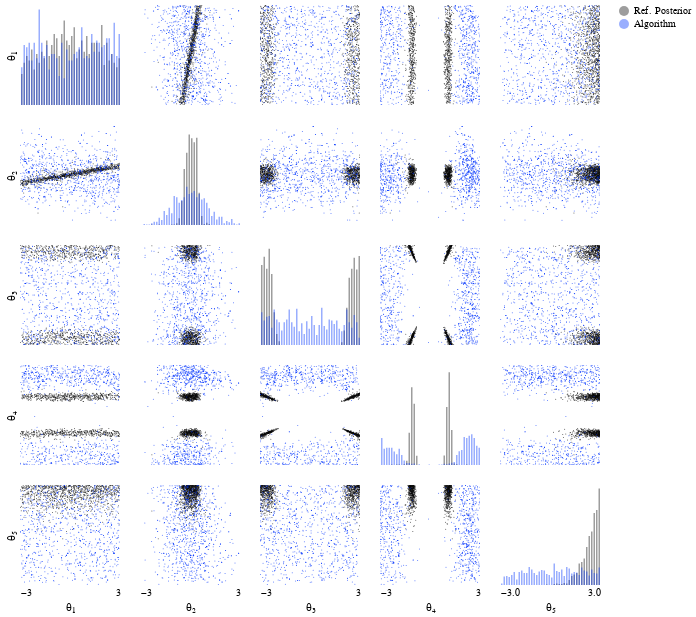

Source (notebook cell):
### Code cell
import torch
from sbibm.visualisation import fig_posterior

fig_posterior(
    task,
    num_observation=1,
    samples_tensor=torch.from_numpy(posterior_samples)
)

### Figure 1 — Vega-Lite specification as saved in the notebook (floating-point values rounded to 4 significant figures; data arrays with more than 128 entries replaced by an {"elided": "..."} marker saying what was removed)
{"config": {"view": {"strokeWidth": 0, "continuousHeight": 100, "discreteHeight": 100, "continuousWidth": 100, "discreteWidth": 100}, "axis": {"labelFontWeight": "normal", "titleFontWeight": "normal", "grid": false}, "header": {"labelFontWeight": "normal", "titleFontWeight": "normal"}, "legend": {"labelFontWeight": "normal", "titleFontWeight": "normal"}, "axisX": {"domain": false, "domainWidth": 0, "ticks": false, "tickWidth": 0, "grid": false}, "axisY": {"domain": false, "domainWidth": 0, "ticks": false, "tickWidth": 0, "grid": false}}, "vconcat": [{"hconcat": [{"mark": {"type": "bar", "clip": true, "opacity": 0.4}, "encoding": {"color": {"field": "sample", "legend": {"columns": 1, "orient": "right", "title": null}, "scale": {"domain": ["Ref. Posterior", "Algorithm"], "range": ["#0a0a0a", "#0035FD"]}, "type": "nominal"}, "x": {"axis": {"domainWidth": 0, "labels": false, "tickWidth": 0, "title": ""}, "bin": {"extent": [-3.0, 3.0], "step": 0.15}, "field": "θ₁", "scale": {"domain": [-3.0, 3.0], "zero": false}, "type": "quantitative"}, "y": {"aggregate": "count", "axis": {"domainWidth": 0, "labels": false, "tickWidth": 0, "title": "θ₁"}, "stack": null, "type": "quantitative"}}}, {"mark": {"type": "circle", "clip": true, "size": 1.0}, "encoding": {"color": {"field": "sample", "legend": {"columns": 1, "orient": "right", "title": null}, "scale": {"domain": ["Ref. Posterior", "Algorithm"], "range": ["#0a0a0a", "#0035FD"]}, "type": "nominal"}, "x": {"axis": {"domainWidth": 0, "labels": false, "tickWidth": 0, "title": ""}, "field": "θ₂", "scale": {"domain": [-3.0, 3.0], "zero": false}, "type": "quantitative"}, "y": {"axis": {"domainWidth": 0, "labels": false, "tickWidth": 0, "title": ""}, "field": "θ₁", "scale": {"domain": [-3.0, 3.0], "zero": false}, "type": "quantitative"}}}, {"mark": {"type": "circle", "clip": true, "size": 1.0}, "encoding": {"color": {"field": "sample", "legend": {"columns": 1, "orient": "right", "title": null}, "scale": {"domain": ["Ref. Posterior", "Algorithm"], "range": ["#0a0a0a", "#0035FD"]}, "type": "nominal"}, "x": {"axis": {"domainWidth": 0, "labels": false, "tickWidth": 0, "title": ""}, "field": "θ₃", "scale": {"domain": [-3.0, 3.0], "zero": false}, "type": "quantitative"}, "y": {"axis": {"domainWidth": 0, "labels": false, "tickWidth": 0, "title": ""}, "field": "θ₁", "scale": {"domain": [-3.0, 3.0], "zero": false}, "type": "quantitative"}}}, {"mark": {"type": "circle", "clip": true, "size": 1.0}, "encoding": {"color": {"field": "sample", "legend": {"columns": 1, "orient": "right", "title": null}, "scale": {"domain": ["Ref. Posterior", "Algorithm"], "range": ["#0a0a0a", "#0035FD"]}, "type": "nominal"}, "x": {"axis": {"domainWidth": 0, "labels": false, "tickWidth": 0, "title": ""}, "field": "θ₄", "scale": {"domain": [-3.0, 3.0], "zero": false}, "type": "quantitative"}, "y": {"axis": {"domainWidth": 0, "labels": false, "tickWidth": 0, "title": ""}, "field": "θ₁", "scale": {"domain": [-3.0, 3.0], "zero": false}, "type": "quantitative"}}}, {"mark": {"type": "circle", "clip": true, "size": 1.0}, "encoding": {"color": {"field": "sample", "legend": {"columns": 1, "orient": "right", "title": null}, "scale": {"domain": ["Ref. Posterior", "Algorithm"], "range": ["#0a0a0a", "#0035FD"]}, "type": "nominal"}, "x": {"axis": {"domainWidth": 0, "labels": false, "tickWidth": 0, "title": ""}, "field": "θ₅", "scale": {"domain": [-3.0, 3.0], "zero": false}, "type": "quantitative"}, "y": {"axis": {"domainWidth": 0, "labels": false, "tickWidth": 0, "title": ""}, "field": "θ₁", "scale": {"domain": [-3.0, 3.0], "zero": false}, "type": "quantitative"}}}]}, {"hconcat": [{"mark": {"type": "circle", "clip": true, "size": 1.0}, "encoding": {"color": {"field": "sample", "legend": {"columns": 1, "orient": "right", "title": null}, "scale": {"domain": ["Ref. Posterior", "Algorithm"], "range": ["#0a0a0a", "#0035FD"]}, "type": "nominal"}, "x": {"axis": {"domainWidth": 0, "labels": false, "tickWidth": 0, "title": ""}, "field": "θ₁", "scale": {"domain": [-3.0, 3.0], "zero": false}, "type": "quantitative"}, "y": {"axis": {"domainWidth": 0, "labels": false, "tickWidth": 0, "title": "θ₂", "values": [-3.0, 3.0]}, "field": "θ₂", "scale": {"domain": [-3.0, 3.0], "zero": false}, "type": "quantitative"}}}, {"mark": {"type": "bar", "clip": true, "opacity": 0.4}, "encoding": {"color": {"field": "sample", "legend": {"columns": 1, "orient": "right", "title": null}, "scale": {"domain": ["Ref. Posterior", "Algorithm"], "range": ["#0a0a0a", "#0035FD"]}, "type": "nominal"}, "x": {"axis": {"domainWidth": 0, "labels": false, "tickWidth": 0, "title": ""}, "bin": {"extent": [-3.0, 3.0], "step": 0.15}, "field": "θ₂", "scale": {"domain": [-3.0, 3.0], "zero": false}, "type": "quantitative"}, "y": {"aggregate": "count", "axis": {"domainWidth": 0, "labels": false, "tickWidth": 0, "title": ""}, "stack": null, "type": "quantitative"}}}, {"mark": {"type": "circle", "clip": true, "size": 1.0}, "encoding": {"color": {"field": "sample", "legend": {"columns": 1, "orient": "right", "title": null}, "scale": {"domain": ["Ref. Posterior", "Algorithm"], "range": ["#0a0a0a", "#0035FD"]}, "type": "nominal"}, "x": {"axis": {"domainWidth": 0, "labels": false, "tickWidth": 0, "title": ""}, "field": "θ₃", "scale": {"domain": [-3.0, 3.0], "zero": false}, "type": "quantitative"}, "y": {"axis": {"domainWidth": 0, "labels": false, "tickWidth": 0, "title": ""}, "field": "θ₂", "scale": {"domain": [-3.0, 3.0], "zero": false}, "type": "quantitative"}}}, {"mark": {"type": "circle", "clip": true, "size": 1.0}, "encoding": {"color": {"field": "sample", "legend": {"columns": 1, "orient": "right", "title": null}, "scale": {"domain": ["Ref. Posterior", "Algorithm"], "range": ["#0a0a0a", "#0035FD"]}, "type": "nominal"}, "x": {"axis": {"domainWidth": 0, "labels": false, "tickWidth": 0, "title": ""}, "field": "θ₄", "scale": {"domain": [-3.0, 3.0], "zero": false}, "type": "quantitative"}, "y": {"axis": {"domainWidth": 0, "labels": false, "tickWidth": 0, "title": ""}, "field": "θ₂", "scale": {"domain": [-3.0, 3.0], "zero": false}, "type": "quantitative"}}}, {"mark": {"type": "circle", "clip": true, "size": 1.0}, "encoding": {"color": {"field": "sample", "legend": {"columns": 1, "orient": "right", "title": null}, "scale": {"domain": ["Ref. Posterior", "Algorithm"], "range": ["#0a0a0a", "#0035FD"]}, "type": "nominal"}, "x": {"axis": {"domainWidth": 0, "labels": false, "tickWidth": 0, "title": ""}, "field": "θ₅", "scale": {"domain": [-3.0, 3.0], "zero": false}, "type": "quantitative"}, "y": {"axis": {"domainWidth": 0, "labels": false, "tickWidth": 0, "title": ""}, "field": "θ₂", "scale": {"domain": [-3.0, 3.0], "zero": false}, "type": "quantitative"}}}]}, {"hconcat": [{"mark": {"type": "circle", "clip": true, "size": 1.0}, "encoding": {"color": {"field": "sample", "legend": {"columns": 1, "orient": "right", "title": null}, "scale": {"domain": ["Ref. Posterior", "Algorithm"], "range": ["#0a0a0a", "#0035FD"]}, "type": "nominal"}, "x": {"axis": {"domainWidth": 0, "labels": false, "tickWidth": 0, "title": ""}, "field": "θ₁", "scale": {"domain": [-3.0, 3.0], "zero": false}, "type": "quantitative"}, "y": {"axis": {"domainWidth": 0, "labels": false, "tickWidth": 0, "title": "θ₃", "values": [-3.0, 3.0]}, "field": "θ₃", "scale": {"domain": [-3.0, 3.0], "zero": false}, "type": "quantitative"}}}, {"mark": {"type": "circle", "clip": true, "size": 1.0}, "encoding": {"color": {"field": "sample", "legend": {"columns": 1, "orient": "right", "title": null}, "scale": {"domain": ["Ref. Posterior", "Algorithm"], "range": ["#0a0a0a", "#0035FD"]}, "type": "nominal"}, "x": {"axis": {"domainWidth": 0, "labels": false, "tickWidth": 0, "title": ""}, "field": "θ₂", "scale": {"domain": [-3.0, 3.0], "zero": false}, "type": "quantitative"}, "y": {"axis": {"domainWidth": 0, "labels": false, "tickWidth": 0, "title": ""}, "field": "θ₃", "scale": {"domain": [-3.0, 3.0], "zero": false}, "type": "quantitative"}}}, {"mark": {"type": "bar", "clip": true, "opacity": 0.4}, "encoding": {"color": {"field": "sample", "legend": {"columns": 1, "orient": "right", "title": null}, "scale": {"domain": ["Ref. Posterior", "Algorithm"], "range": ["#0a0a0a", "#0035FD"]}, "type": "nominal"}, "x": {"axis": {"domainWidth": 0, "labels": false, "tickWidth": 0, "title": ""}, "bin": {"extent": [-3.0, 3.0], "step": 0.15}, "field": "θ₃", "scale": {"domain": [-3.0, 3.0], "zero": false}, "type": "quantitative"}, "y": {"aggregate": "count", "axis": {"domainWidth": 0, "labels": false, "tickWidth": 0, "title": ""}, "stack": null, "type": "quantitative"}}}, {"mark": {"type": "circle", "clip": true, "size": 1.0}, "encoding": {"color": {"field": "sample", "legend": {"columns": 1, "orient": "right", "title": null}, "scale": {"domain": ["Ref. Posterior", "Algorithm"], "range": ["#0a0a0a", "#0035FD"]}, "type": "nominal"}, "x": {"axis": {"domainWidth": 0, "labels": false, "tickWidth": 0, "title": ""}, "field": "θ₄", "scale": {"domain": [-3.0, 3.0], "zero": false}, "type": "quantitative"}, "y": {"axis": {"domainWidth": 0, "labels": false, "tickWidth": 0, "title": ""}, "field": "θ₃", "scale": {"domain": [-3.0, 3.0], "zero": false}, "type": "quantitative"}}}, {"mark": {"type": "circle", "clip": true, "size": 1.0}, "encoding": {"color": {"field": "sample", "legend": {"columns": 1, "orient": "right", "title": null}, "scale": {"domain": ["Ref. Posterior", "Algorithm"], "range": ["#0a0a0a", "#0035FD"]}, "type": "nominal"}, "x": {"axis": {"domainWidth": 0, "labels": false, "tickWidth": 0, "title": ""}, "field": "θ₅", "scale": {"domain": [-3.0, 3.0], "zero": false}, "type": "quantitative"}, "y": {"axis": {"domainWidth": 0, "labels": false, "tickWidth": 0, "title": ""}, "field": "θ₃", "scale": {"domain": [-3.0, 3.0], "zero": false}, "type": "quantitative"}}}]}, {"hconcat": [{"mark": {"type": "circle", "clip": true, "size": 1.0}, "encoding": {"color": {"field": "sample", "legend": {"columns": 1, "orient": "right", "title": null}, "scale": {"domain": ["Ref. Posterior", "Algorithm"], "range": ["#0a0a0a", "#0035FD"]}, "type": "nominal"}, "x": {"axis": {"domainWidth": 0, "labels": false, "tickWidth": 0, "title": ""}, "field": "θ₁", "scale": {"domain": [-3.0, 3.0], "zero": false}, "type": "quantitative"}, "y": {"axis": {"domainWidth": 0, "labels": false, "tickWidth": 0, "title": "θ₄", "values": [-3.0, 3.0]}, "field": "θ₄", "scale": {"domain": [-3.0, 3.0], "zero": false}, "type": "quantitative"}}}, {"mark": {"type": "circle", "clip": true, "size": 1.0}, "encoding": {"color": {"field": "sample", "legend": {"columns": 1, "orient": "right", "title": null}, "scale": {"domain": ["Ref. Posterior", "Algorithm"], "range": ["#0a0a0a", "#0035FD"]}, "type": "nominal"}, "x": {"axis": {"domainWidth": 0, "labels": false, "tickWidth": 0, "title": ""}, "field": "θ₂", "scale": {"domain": [-3.0, 3.0], "zero": false}, "type": "quantitative"}, "y": {"axis": {"domainWidth": 0, "labels": false, "tickWidth": 0, "title": ""}, "field": "θ₄", "scale": {"domain": [-3.0, 3.0], "zero": false}, "type": "quantitative"}}}, {"mark": {"type": "circle", "clip": true, "size": 1.0}, "encoding": {"color": {"field": "sample", "legend": {"columns": 1, "orient": "right", "title": null}, "scale": {"domain": ["Ref. Posterior", "Algorithm"], "range": ["#0a0a0a", "#0035FD"]}, "type": "nominal"}, "x": {"axis": {"domainWidth": 0, "labels": false, "tickWidth": 0, "title": ""}, "field": "θ₃", "scale": {"domain": [-3.0, 3.0], "zero": false}, "type": "quantitative"}, "y": {"axis": {"domainWidth": 0, "labels": false, "tickWidth": 0, "title": ""}, "field": "θ₄", "scale": {"domain": [-3.0, 3.0], "zero": false}, "type": "quantitative"}}}, {"mark": {"type": "bar", "clip": true, "opacity": 0.4}, "encoding": {"color": {"field": "sample", "legend": {"columns": 1, "orient": "right", "title": null}, "scale": {"domain": ["Ref. Posterior", "Algorithm"], "range": ["#0a0a0a", "#0035FD"]}, "type": "nominal"}, "x": {"axis": {"domainWidth": 0, "labels": false, "tickWidth": 0, "title": ""}, "bin": {"extent": [-3.0, 3.0], "step": 0.15}, "field": "θ₄", "scale": {"domain": [-3.0, 3.0], "zero": false}, "type": "quantitative"}, "y": {"aggregate": "count", "axis": {"domainWidth": 0, "labels": false, "tickWidth": 0, "title": ""}, "stack": null, "type": "quantitative"}}}, {"mark": {"type": "circle", "clip": true, "size": 1.0}, "encoding": {"color": {"field": "sample", "legend": {"columns": 1, "orient": "right", "title": null}, "scale": {"domain": ["Ref. Posterior", "Algorithm"], "range": ["#0a0a0a", "#0035FD"]}, "type": "nominal"}, "x": {"axis": {"domainWidth": 0, "labels": false, "tickWidth": 0, "title": ""}, "field": "θ₅", "scale": {"domain": [-3.0, 3.0], "zero": false}, "type": "quantitative"}, "y": {"axis": {"domainWidth": 0, "labels": false, "tickWidth": 0, "title": ""}, "field": "θ₄", "scale": {"domain": [-3.0, 3.0], "zero": false}, "type": "quantitative"}}}]}, {"hconcat": [{"mark": {"type": "circle", "clip": true, "size": 1.0}, "encoding": {"color": {"field": "sample", "legend": {"columns": 1, "orient": "right", "title": null}, "scale": {"domain": ["Ref. Posterior", "Algorithm"], "range": ["#0a0a0a", "#0035FD"]}, "type": "nominal"}, "x": {"axis": {"values": [-3.0, 3.0]}, "field": "θ₁", "scale": {"domain": [-3.0, 3.0], "zero": false}, "type": "quantitative"}, "y": {"axis": {"domainWidth": 0, "labels": false, "tickWidth": 0, "title": "θ₅", "values": [-3.0, 3.0]}, "field": "θ₅", "scale": {"domain": [-3.0, 3.0], "zero": false}, "type": "quantitative"}}}, {"mark": {"type": "circle", "clip": true, "size": 1.0}, "encoding": {"color": {"field": "sample", "legend": {"columns": 1, "orient": "right", "title": null}, "scale": {"domain": ["Ref. Posterior", "Algorithm"], "range": ["#0a0a0a", "#0035FD"]}, "type": "nominal"}, "x": {"axis": {"values": [-3.0, 3.0]}, "field": "θ₂", "scale": {"domain": [-3.0, 3.0], "zero": false}, "type": "quantitative"}, "y": {"axis": {"domainWidth": 0, "labels": false, "tickWidth": 0, "title": ""}, "field": "θ₅", "scale": {"domain": [-3.0, 3.0], "zero": false}, "type": "quantitative"}}}, {"mark": {"type": "circle", "clip": true, "size": 1.0}, "encoding": {"color": {"field": "sample", "legend": {"columns": 1, "orient": "right", "title": null}, "scale": {"domain": ["Ref. Posterior", "Algorithm"], "range": ["#0a0a0a", "#0035FD"]}, "type": "nominal"}, "x": {"axis": {"values": [-3.0, 3.0]}, "field": "θ₃", "scale": {"domain": [-3.0, 3.0], "zero": false}, "type": "quantitative"}, "y": {"axis": {"domainWidth": 0, "labels": false, "tickWidth": 0, "title": ""}, "field": "θ₅", "scale": {"domain": [-3.0, 3.0], "zero": false}, "type": "quantitative"}}}, {"mark": {"type": "circle", "clip": true, "size": 1.0}, "encoding": {"color": {"field": "sample", "legend": {"columns": 1, "orient": "right", "title": null}, "scale": {"domain": ["Ref. Posterior", "Algorithm"], "range": ["#0a0a0a", "#0035FD"]}, "type": "nominal"}, "x": {"axis": {"values": [-3.0, 3.0]}, "field": "θ₄", "scale": {"domain": [-3.0, 3.0], "zero": false}, "type": "quantitative"}, "y": {"axis": {"domainWidth": 0, "labels": false, "tickWidth": 0, "title": ""}, "field": "θ₅", "scale": {"domain": [-3.0, 3.0], "zero": false}, "type": "quantitative"}}}, {"mark": {"type": "bar", "clip": true, "opacity": 0.4}, "encoding": {"color": {"field": "sample", "legend": {"columns": 1, "orient": "right", "title": null}, "scale": {"domain": ["Ref. Posterior", "Algorithm"], "range": ["#0a0a0a", "#0035FD"]}, "type": "nominal"}, "x": {"axis": {"title": "θ₅", "values": [-3.0, 3.0]}, "bin": {"extent": [-3.0, 3.0], "step": 0.15}, "field": "θ₅", "scale": {"domain": [-3.0, 3.0], "zero": false}, "type": "quantitative"}, "y": {"aggregate": "count", "axis": {"domainWidth": 0, "labels": false, "tickWidth": 0, "title": ""}, "stack": null, "type": "quantitative"}}}]}], "data": {"name": "data-2f12b146bf612e70b5e54d7c45cf4ad7"}, "$schema": "https://vega.github.io/schema/vega-lite/v4.17.0.json", "datasets": {"data-2f12b146bf612e70b5e54d7c45cf4ad7": {"elided": "2000 records"}}}
